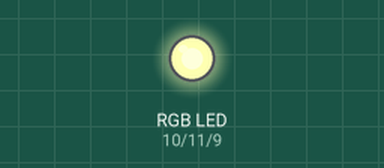
The sketch below on a simulated Arduino Uno, built with avr-gcc and run on an emulated ATmega328P. Shown: an RGB LED mixed from three pins (HIGH = lit).

Above: at 0.05 s.
At 3.75 s:
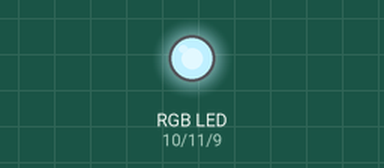
At 7.45 s:
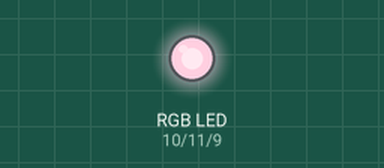
Timing chart, 0 to 12.2 s (numbered marks = the images above):
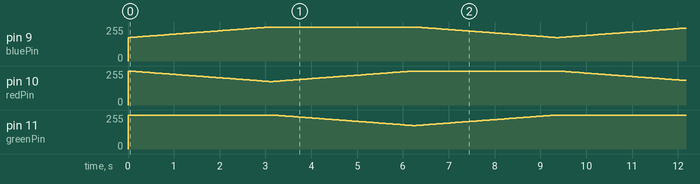

The sketch:

RGB_rainbow.ino
```cpp
const int bluePin = 9;     // PWM pin for blue
const int redPin = 10;    // PWM pin for red
const int greenPin = 11;  // PWM pin for green
const int fadeDelay = 15; // Delay between color changes

// Define the colors
const int colors[][3] = {
//  {255, 0, 0},     // Red
//  {255, 10, 0},    // Orange
//  {200, 50, 0},    // Yellow
//  {0, 255, 0},     // Green
//  {0, 220, 50},    // Light green
//  {0, 0, 255},     // Blue
//  {128, 0, 128}    // Purple
    {255, 0, 0},
    {128, 128, 0},
    {0, 255, 0},
    {0,128, 128},
    {0, 0, 255},
    {128, 0, 128}
};

int brightness = 80;        // Adjust the brightness level (0-255)
float transitionSpeed = 0.01; // Adjust the speed of color transitions

void setup() {
  pinMode(bluePin, OUTPUT);
  pinMode(redPin, OUTPUT);
  pinMode(greenPin, OUTPUT);
}

void loop() {
  // Iterate through each color
  for (int i = 0; i < sizeof(colors) / sizeof(colors[0]); i++) {
    int startColor[3];
    int endColor[3];

    // Set the start and end colors
    for (int j = 0; j < 3; j++) {
      startColor[j] = colors[i][j];
      endColor[j] = colors[(i + 1) % (sizeof(colors) / sizeof(colors[0]))][j];
    }

    // Smoothly transition from the start color to the end color
    for (float step = 0.0; step <= 1.0; step += transitionSpeed) {
      int currentColor[3];

      // Calculate the current color based on the step and brightness
      for (int j = 0; j < 3; j++) {
        int startValue = map(brightness, 0, 255, 0, startColor[j]);
        int endValue = map(brightness, 0, 255, 0, endColor[j]);
        currentColor[j] = lerp(startValue, endValue, step);
      }

      // Set the RGB values
      analogWrite(bluePin, 255-currentColor[0]);
      analogWrite(redPin, 255-currentColor[1]);
      analogWrite(greenPin, 255-currentColor[2]);

      delay(fadeDelay);
    }
  }
}

// Linear interpolation function
int lerp(int startValue, int endValue, float t) {
  return startValue + (endValue - startValue) * t;
}
```
